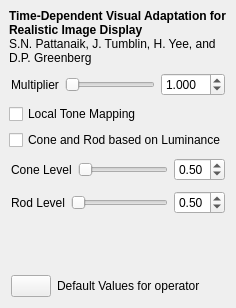
     <widget class="QWidget" name="tab_pattanaik" >
      <attribute name="title" >
       <string>&amp;Pattanaik</string>
      </attribute>
      <layout class="QVBoxLayout" >
       <property name="margin" >
        <number>9</number>
       </property>
       <property name="spacing" >
        <number>6</number>
       </property>
       <item>
        <widget class="QLabel" name="label_desc_pattanaik00" >
         <property name="text" >
          <string>&lt;html>&lt;head>&lt;meta name="qrichtext" content="1" />&lt;style type="text/css">
p, li { white-space: pre-wrap; }
&lt;/style>&lt;/head>&lt;body style=" font-family:'Sans Serif'; font-size:9pt; font-weight:400; font-style:normal; text-decoration:none;">
&lt;p style=" margin-top:0px; margin-bottom:0px; margin-left:0px; margin-right:0px; -qt-block-indent:0; text-indent:0px;">&lt;span style=" font-weight:600;">Time-Dependent Visual Adaptation for Realistic Image Display&lt;/span>&lt;br />S.N. Pattanaik, J. Tumblin, H. Yee, and D.P. Greenberg&lt;/p>&lt;/body>&lt;/html></string>
         </property>
         <property name="wordWrap" >
          <bool>true</bool>
         </property>
        </widget>
       </item>
       <item>
        <layout class="QHBoxLayout" >
         <property name="margin" >
          <number>2</number>
         </property>
         <property name="spacing" >
          <number>6</number>
         </property>
         <item>
          <widget class="QLabel" name="label_21" >
           <property name="text" >
            <string>Multiplier</string>
           </property>
          </widget>
         </item>
         <item>
          <widget class="QSlider" name="multiplierSlider" >
           <property name="cursor" >
            <cursor>13</cursor>
           </property>
           <property name="maximum" >
            <number>1000</number>
           </property>
           <property name="orientation" >
            <enum>Qt::Horizontal</enum>
           </property>
          </widget>
         </item>
         <item>
          <widget class="QDoubleSpinBox" name="multiplierdsb" >
           <property name="decimals" >
            <number>3</number>
           </property>
           <property name="maximum" >
            <double>50.000000000000000</double>
           </property>
           <property name="minimum" >
            <double>0.001000000000000</double>
           </property>
           <property name="value" >
            <double>1.000000000000000</double>
           </property>
          </widget>
         </item>
        </layout>
       </item>
       <item>
        <layout class="QVBoxLayout" >
         <property name="margin" >
          <number>0</number>
         </property>
         <property name="spacing" >
          <number>6</number>
         </property>
         <item>
          <widget class="QCheckBox" name="pattalocal" >
           <property name="text" >
            <string>Local Tone Mapping</string>
           </property>
          </widget>
         </item>
         <item>
          <widget class="QCheckBox" name="autoYcheckbox" >
           <property name="text" >
            <string>Cone and Rod based on Luminance</string>
           </property>
          </widget>
         </item>
        </layout>
       </item>
       <item>
        <layout class="QHBoxLayout" >
         <property name="margin" >
          <number>2</number>
         </property>
         <property name="spacing" >
          <number>6</number>
         </property>
         <item>
          <widget class="QLabel" name="label_cone" >
           <property name="text" >
            <string>Cone Level</string>
           </property>
          </widget>
         </item>
         <item>
          <widget class="QSlider" name="coneSlider" >
           <property name="cursor" >
            <cursor>13</cursor>
           </property>
           <property name="maximum" >
            <number>100</number>
           </property>
           <property name="orientation" >
            <enum>Qt::Horizontal</enum>
           </property>
          </widget>
         </item>
         <item>
          <widget class="QDoubleSpinBox" name="conedsb" >
           <property name="maximum" >
            <double>1.000000000000000</double>
           </property>
           <property name="singleStep" >
            <double>0.100000000000000</double>
           </property>
           <property name="value" >
            <double>0.500000000000000</double>
           </property>
          </widget>
         </item>
        </layout>
       </item>
       <item>
        <layout class="QHBoxLayout" >
         <property name="margin" >
          <number>2</number>
         </property>
         <property name="spacing" >
          <number>6</number>
         </property>
         <item>
          <widget class="QLabel" name="label_rod" >
           <property name="text" >
            <string>Rod Level</string>
           </property>
          </widget>
         </item>
         <item>
          <widget class="QSlider" name="rodSlider" >
           <property name="cursor" >
            <cursor>13</cursor>
           </property>
           <property name="maximum" >
            <number>100</number>
           </property>
           <property name="orientation" >
            <enum>Qt::Horizontal</enum>
           </property>
          </widget>
         </item>
         <item>
          <widget class="QDoubleSpinBox" name="roddsb" >
           <property name="maximum" >
            <double>1.000000000000000</double>
           </property>
           <property name="singleStep" >
            <double>0.100000000000000</double>
           </property>
           <property name="value" >
            <double>0.500000000000000</double>
           </property>
          </widget>
         </item>
        </layout>
       </item>
       <item>
        <spacer>
         <property name="orientation" >
          <enum>Qt::Vertical</enum>
         </property>
         <property name="sizeHint" >
          <size>
           <width>2</width>
           <height>51</height>
          </size>
         </property>
        </spacer>
       </item>
       <item>
        <layout class="QHBoxLayout" >
         <property name="margin" >
          <number>2</number>
         </property>
         <property name="spacing" >
          <number>6</number>
         </property>
         <item>
          <widget class="QPushButton" name="pattanaik00Default" >
           <property name="toolTip" >
            <string>Restore operator's default values</string>
           </property>
           <property name="text" >
            <string/>
           </property>
           <property name="icon" >
            <iconset resource="../icons.qrc" >:/new/prefix1/images/undo.png</iconset>
           </property>
          </widget>
         </item>
         <item>
          <widget class="QLabel" name="label_8" >
           <property name="text" >
            <string>Default Values for operator</string>
           </property>
          </widget>
         </item>
         <item>
          <spacer>
           <property name="orientation" >
            <enum>Qt::Horizontal</enum>
           </property>
           <property name="sizeHint" >
            <size>
             <width>2</width>
             <height>20</height>
            </size>
           </property>
          </spacer>
         </item>
        </layout>
       </item>
      </layout>
     </widget>
